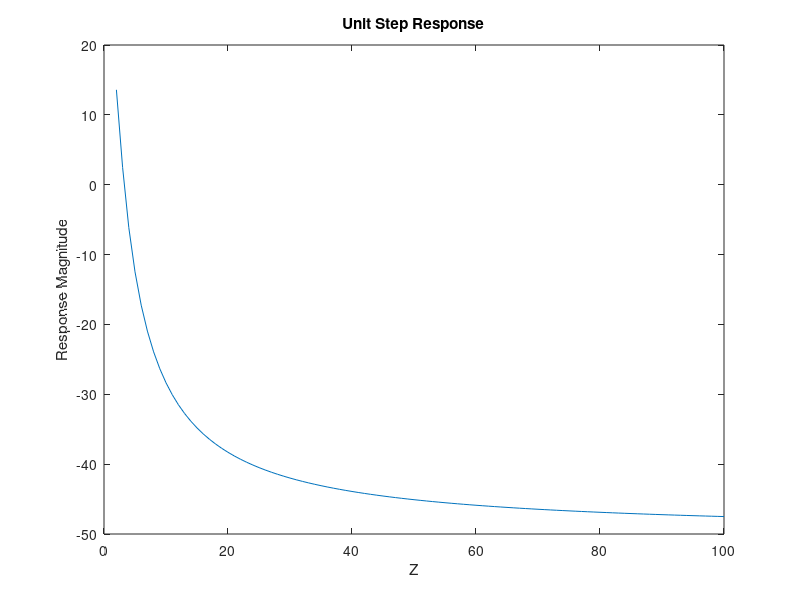
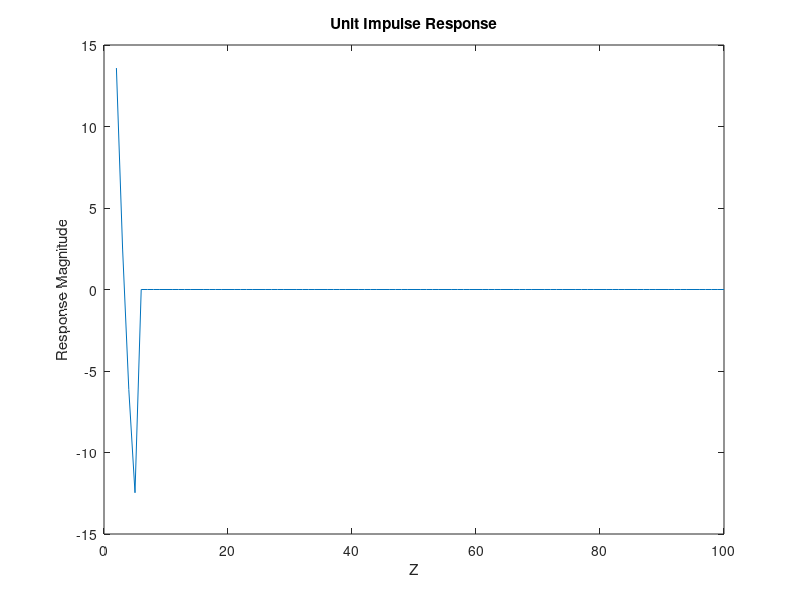

MATLAB code for these plots, in order:
% System Simulation Problem 3
% Written by Josh Humphrey

z = linspace(1,100);
T = 0.01
unitStep = ones(1,100);
unitImpulse = zeros(1,100);
for i = 1:5
    unitImpulse(1,i) = 1;
end
unitStepResults = zeros(1,100);
unitImpulseResults = zeros(1,100);

Gdiscrete = @(z)(50*(-1+33.3333.*(T./(z-1))+13333.33.*(((T.^2)*(z))./((z-1).^2))))./(1+185.333.*(T./(z-1))+12133.3.*(((T.^2)*(z))./((z-1).^2))+693333.*(((T.^3)*(z^2+z))./(2*(z-1).^3)));

for z = 1:100
    unitStepResults(1,z) = Gdiscrete(z)*unitStep(1,z);
    unitImpulseResults(1,z) = Gdiscrete(z)*unitImpulse(1,z);
end

figure(1)
plot(unitStepResults)
title('Unit Step Response')
xlabel('Z')
ylabel('Response Magnitude')

figure(2)
plot(unitImpulseResults)
title('Unit Impulse Response')
xlabel('Z')
ylabel('Response Magnitude')
